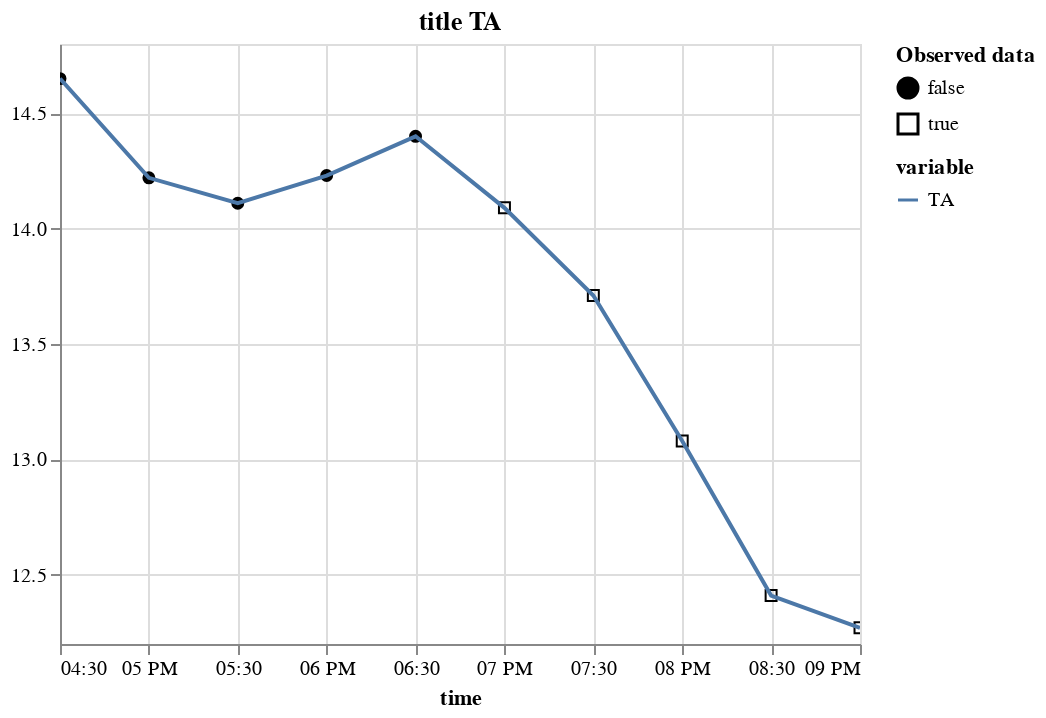

Here is the notebook cell this chart was saved with:
### Code cell
plot_variable(m_df.tidy(), "TA", title="title TA")

### Figure 1 — Vega-Lite specification as saved in the notebook (floating-point values rounded to 4 significant figures)
{"config": {"view": {"continuousWidth": 400, "continuousHeight": 300}}, "layer": [{"mark": {"type": "point", "color": "black", "fillOpacity": 1, "strokeWidth": 1}, "encoding": {"fill": {"field": "is_present", "legend": {"title": ["Observed data"]}, "scale": {"range": ["black", "#ffffff00"]}, "type": "nominal"}, "shape": {"field": "is_present", "type": "nominal"}, "x": {"field": "time", "type": "temporal"}, "y": {"field": "value", "scale": {"zero": false}, "title": "", "type": "quantitative"}}}, {"mark": "line", "encoding": {"color": {"field": "variable", "type": "nominal"}, "x": {"field": "time", "type": "temporal"}, "y": {"field": "value", "scale": {"zero": false}, "title": "", "type": "quantitative"}}, "name": "view_1"}], "data": {"name": "data-56120284c98ea45ee642dd5b510147c7"}, "params": [{"name": "param_6", "select": {"type": "interval"}, "bind": "scales", "views": ["view_1"]}], "title": "title TA", "$schema": "https://vega.github.io/schema/vega-lite/v5.2.0.json", "datasets": {"data-56120284c98ea45ee642dd5b510147c7": [{"time": "2000-06-15T16:30:00", "variable": "TA", "value": 14.65, "is_present": false}, {"time": "2000-06-15T17:00:00", "variable": "TA", "value": 14.22, "is_present": false}, {"time": "2000-06-15T17:30:00", "variable": "TA", "value": 14.11, "is_present": false}, {"time": "2000-06-15T18:00:00", "variable": "TA", "value": 14.23, "is_present": false}, {"time": "2000-06-15T18:30:00", "variable": "TA", "value": 14.4, "is_present": false}, {"time": "2000-06-15T19:00:00", "variable": "TA", "value": 14.09, "is_present": true}, {"time": "2000-06-15T19:30:00", "variable": "TA", "value": 13.71, "is_present": true}, {"time": "2000-06-15T20:00:00", "variable": "TA", "value": 13.08, "is_present": true}, {"time": "2000-06-15T20:30:00", "variable": "TA", "value": 12.41, "is_present": true}, {"time": "2000-06-15T21:00:00", "variable": "TA", "value": 12.27, "is_present": true}]}}
